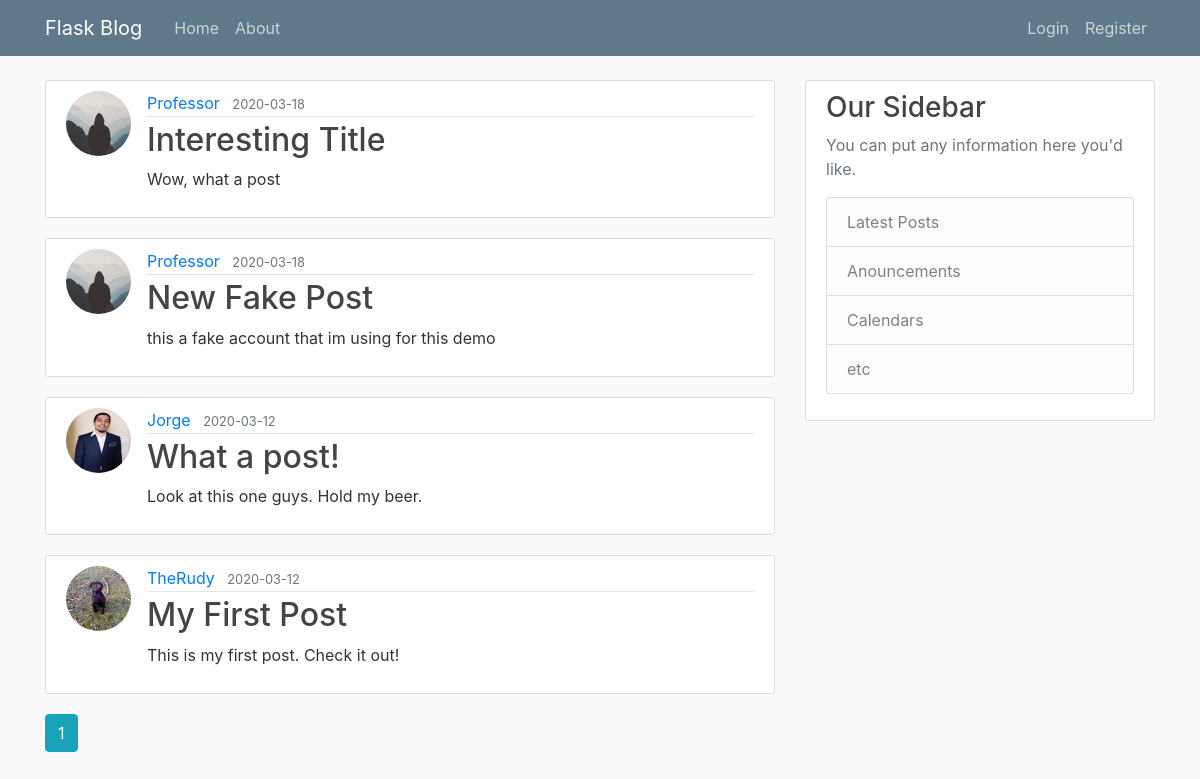
Page /home on the earlier database version.
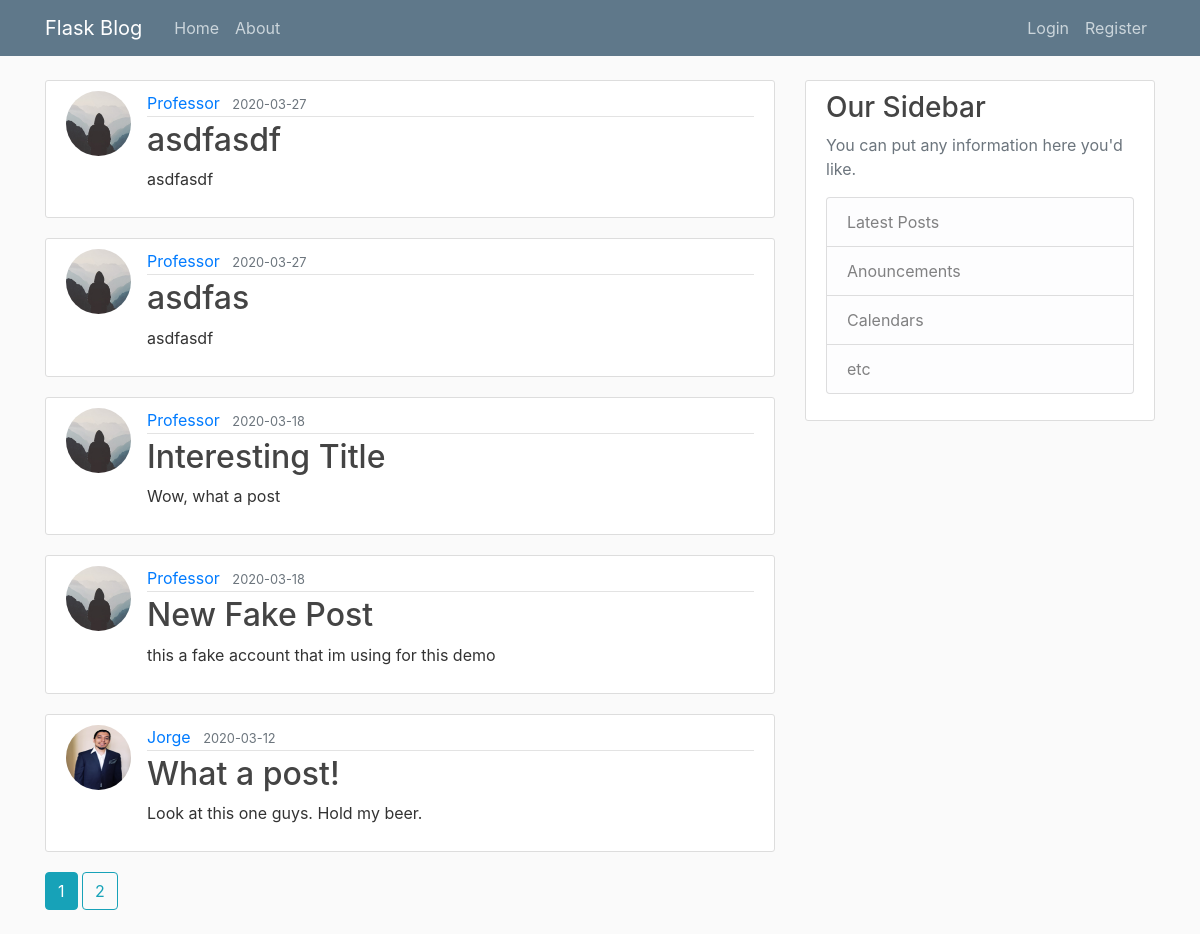
Same page on the later database version.
### flaskblog/models.py (models this page shows, shortened)
class Post(db.Model):
    id = db.Column(db.Integer, primary_key=True)
    title = db.Column(db.String(100), nullable=False)
    date_posted = db.Column(db.DateTime, nullable=False, default=datetime.utcnow)
    content = db.Column(db.Text, nullable=False)
    user_id = db.Column(db.Integer, db.ForeignKey('user.id'), nullable=False)

class User(db.Model, UserMixin):
    id = db.Column(db.Integer, primary_key=True)
    username = db.Column(db.String(25), unique=True, nullable=False)
    email = db.Column(db.String(25), unique=True, nullable=False)
    image_file = db.Column(db.String(20), nullable=False, default='default.jpg')
    password = db.Column(db.String(60), nullable=False)
    user_type = db.Column(db.String(20), nullable=False, default='staff')
    posts = db.relationship('Post', backref='author', lazy=True)

### flaskblog/main/routes.py (the view)
@main.route("/")
@main.route("/home")
def home():
    page = request.args.get('page', 1, type=int)
    posts = Post.query.order_by(Post.date_posted.desc()).paginate(page=page, per_page=5)
    return render_template('home.html', posts=posts)

### flaskblog/templates/home.html
{% extends "layout.html"  %}
{% block content %}
    {% for post in posts.items %}
        <article class="media content-section">
            <img class="rounded-circle article-img" src="{{ url_for('static', filename='profile_pics/' + post.author.image_file) }}">
            <div class="media-body">
                <div class="article-metadata">
                    <a class="mr-2" href="{{ url_for('users.user_posts', username=post.author.username) }}">{{ post.author.username }}</a>
                    <small class="text-muted">{{ post.date_posted.strftime('%Y-%m-%d') }}</small>
                </div>
                <h2><a class="article-title" href="{{ url_for('posts.post', post_id=post.id) }}">{{ post.title }}</a></h2>
                <p class="article-content">{{ post.content }}</p>
            </div>
        </article>
    {% endfor %}
    {% for page_num in posts.iter_pages(left_edge=1, right_edge=1, left_current=1, right_current=2) %}
        {% if page_num %}
            {% if posts.page == page_num %}
                <a class="btn btn-info mb-4" href="{{ url_for('main.home', page=page_num) }}">{{ page_num }}</a>
            {% else %}
                <a class="btn btn-outline-info mb-4" href="{{ url_for('main.home', page=page_num) }}">{{ page_num }}</a>
            {% endif %}
        {% else %}
            ...
        {% endif %}
    {% endfor %}
{% endblock content%}

Differences in the rows shown:
no longer on this page (row unchanged): Post: image_file (picture), author.username "TheRudy", date_posted "2020-03-12", title "My First Post", content "This is my first post. Check it out!"
added Post: image_file (placeholder picture), author.username "Professor", date_posted "2020-03-27", title "asdfasdf", content "asdfasdf"
added Post: image_file (placeholder picture), author.username "Professor", date_posted "2020-03-27", title "asdfas", content "asdfasdf"
Other differences:
new list line: "2"
